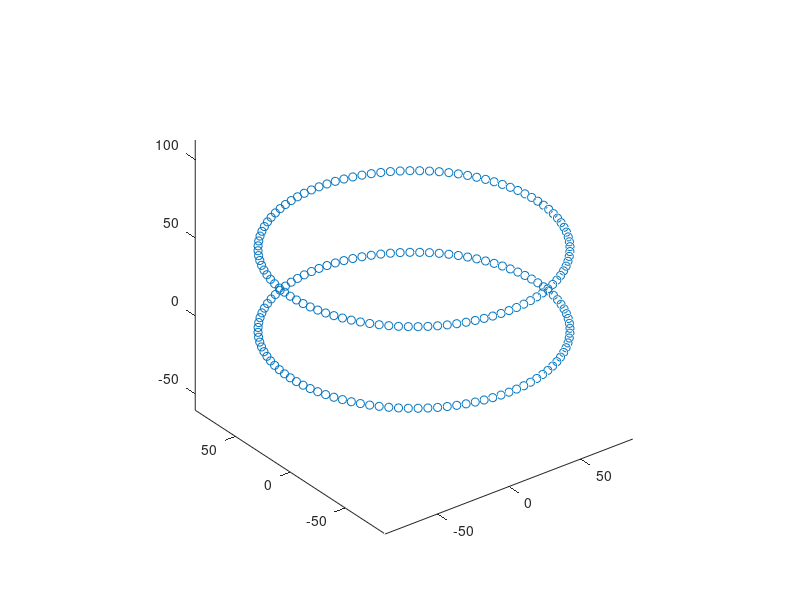

Write MATLAB code to recreate this figure.
%% Two circular point clouds resembeling a wheel

% Wheel radius
r = 173/2; % [mm]

% Wheel width
w = 52.24;

n = 100;

theta = 0:2*pi/n:2*pi;
theta = theta(1:end-1);

x = cos(theta).*r;
x = x';
y = sin(theta).*r;
y = y';
z = ones(length(x)*2,1);
z(1:length(x)) = 0;
z(length(x)+1:length(x)*2) = z(length(x)+1:length(x)*2)*w;

point_cloud = [x,y,z(1:length(x));x,y,z(length(x)+1:length(x)*2)];

close all

plot3(point_cloud(:,1),point_cloud(:,2),point_cloud(:,3),'o')
axis equal

clearvars n r theta w x y z

save("wheel_point_cloud.mat","point_cloud")